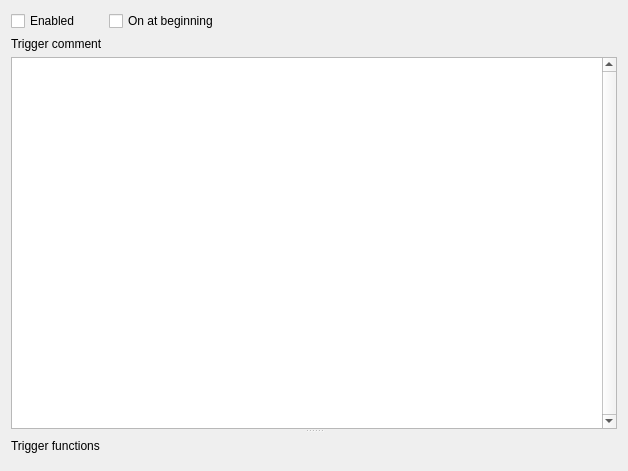
<?xml version="1.0" encoding="UTF-8"?>
<ui version="4.0">
 <class>TriggerTopWidget</class>
 <widget class="QWidget" name="TriggerTopWidget">
  <property name="geometry">
   <rect>
    <x>0</x>
    <y>0</y>
    <width>628</width>
    <height>471</height>
   </rect>
  </property>
  <property name="windowTitle">
   <string>Form</string>
  </property>
  <layout class="QGridLayout" name="gridLayout">
   <item row="0" column="0">
    <widget class="QCheckBox" name="m_enabledCheckBox">
     <property name="text">
      <string>Enabled</string>
     </property>
    </widget>
   </item>
   <item row="0" column="1">
    <widget class="QCheckBox" name="m_onAtBeginningCheckBox">
     <property name="text">
      <string>On at beginning</string>
     </property>
    </widget>
   </item>
   <item row="0" column="2">
    <spacer name="horizontalSpacer">
     <property name="orientation">
      <enum>Qt::Horizontal</enum>
     </property>
     <property name="sizeHint" stdset="0">
      <size>
       <width>380</width>
       <height>20</height>
      </size>
     </property>
    </spacer>
   </item>
   <item row="1" column="0">
    <widget class="QLabel" name="m_commentLabel">
     <property name="text">
      <string>Trigger comment</string>
     </property>
    </widget>
   </item>
   <item row="2" column="0" colspan="3">
    <widget class="QSplitter" name="splitter">
     <property name="orientation">
      <enum>Qt::Vertical</enum>
     </property>
     <widget class="QTextEdit" name="m_commentTextEdit">
      <property name="sizePolicy">
       <sizepolicy hsizetype="Expanding" vsizetype="Preferred">
        <horstretch>0</horstretch>
        <verstretch>0</verstretch>
       </sizepolicy>
      </property>
      <property name="verticalScrollBarPolicy">
       <enum>Qt::ScrollBarAlwaysOn</enum>
      </property>
     </widget>
     <widget class="QWidget" name="m_triggerFunctionsWidget" native="true">
      <property name="sizePolicy">
       <sizepolicy hsizetype="Expanding" vsizetype="Expanding">
        <horstretch>0</horstretch>
        <verstretch>0</verstretch>
       </sizepolicy>
      </property>
      <layout class="QVBoxLayout" name="verticalLayout">
       <item>
        <widget class="QLabel" name="m_functionsLabel">
         <property name="sizePolicy">
          <sizepolicy hsizetype="Preferred" vsizetype="Fixed">
           <horstretch>0</horstretch>
           <verstretch>0</verstretch>
          </sizepolicy>
         </property>
         <property name="text">
          <string>Trigger functions</string>
         </property>
        </widget>
       </item>
      </layout>
     </widget>
    </widget>
   </item>
  </layout>
 </widget>
 <resources/>
 <connections/>
</ui>
